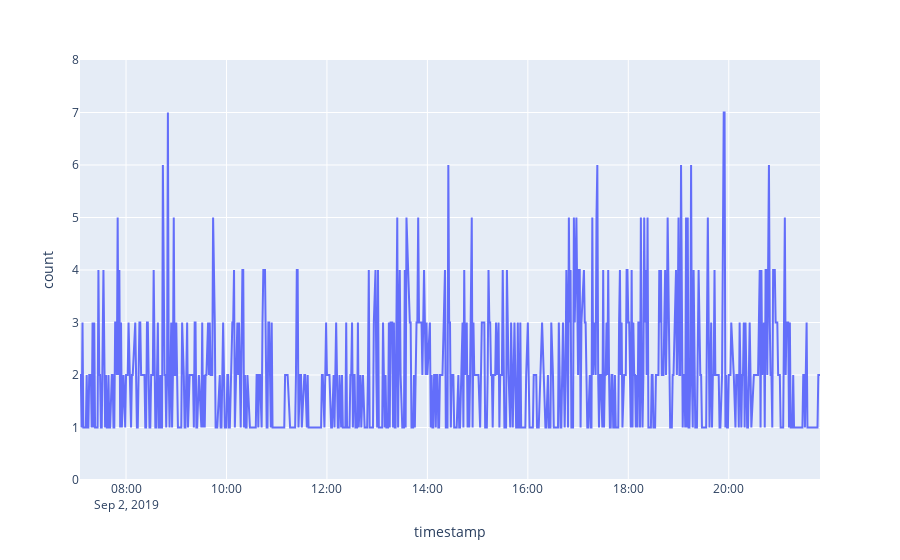

Notebook code for this chart:
### Code cell
px.line(checked_out, x="timestamp", y="count", range_y=[0, 8])

### Figure 1 — Plotly figure (JSON) as saved in the notebook; plotly's stock layout.template omitted (floating-point values rounded to 4 significant figures; data arrays with more than 128 entries replaced by an {"elided": "..."} marker saying what was removed)
{"data": [{"hovertemplate": "timestamp=%{x}<br>count=%{y}<extra></extra>", "legendgroup": "", "line": {"color": "#636efa", "dash": "solid"}, "marker": {"symbol": "circle"}, "mode": "lines", "name": "", "orientation": "v", "showlegend": false, "type": "scatter", "x": {"elided": "700 str values"}, "xaxis": "x", "y": {"elided": "700 int values"}, "yaxis": "y"}], "layout": {"autosize": true, "legend": {"tracegroupgap": 0}, "margin": {"t": 60}, "xaxis": {"anchor": "y", "autorange": true, "domain": [0, 1], "range": ["2019-09-02 07:05", "2019-09-02 21:49"], "title": {"text": "timestamp"}, "type": "date"}, "yaxis": {"anchor": "x", "domain": [0, 1], "range": [0, 8], "title": {"text": "count"}, "type": "linear"}}}
